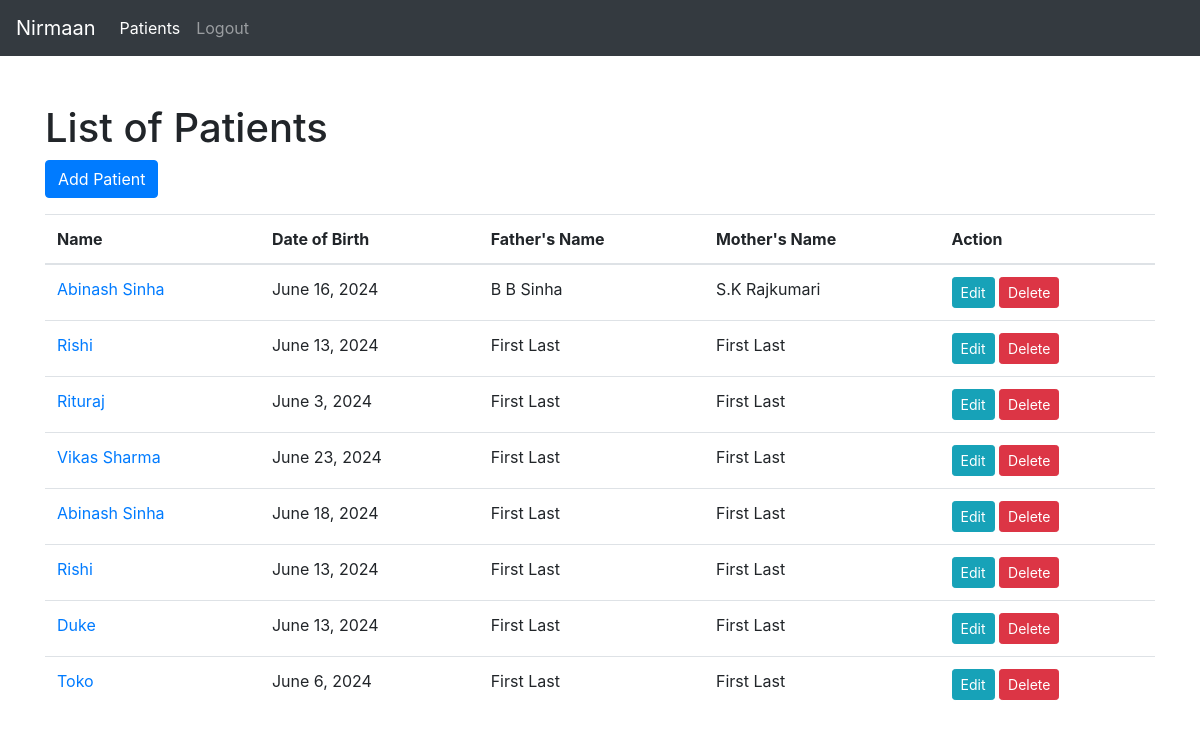
Before: / (signed in) with the older database file.
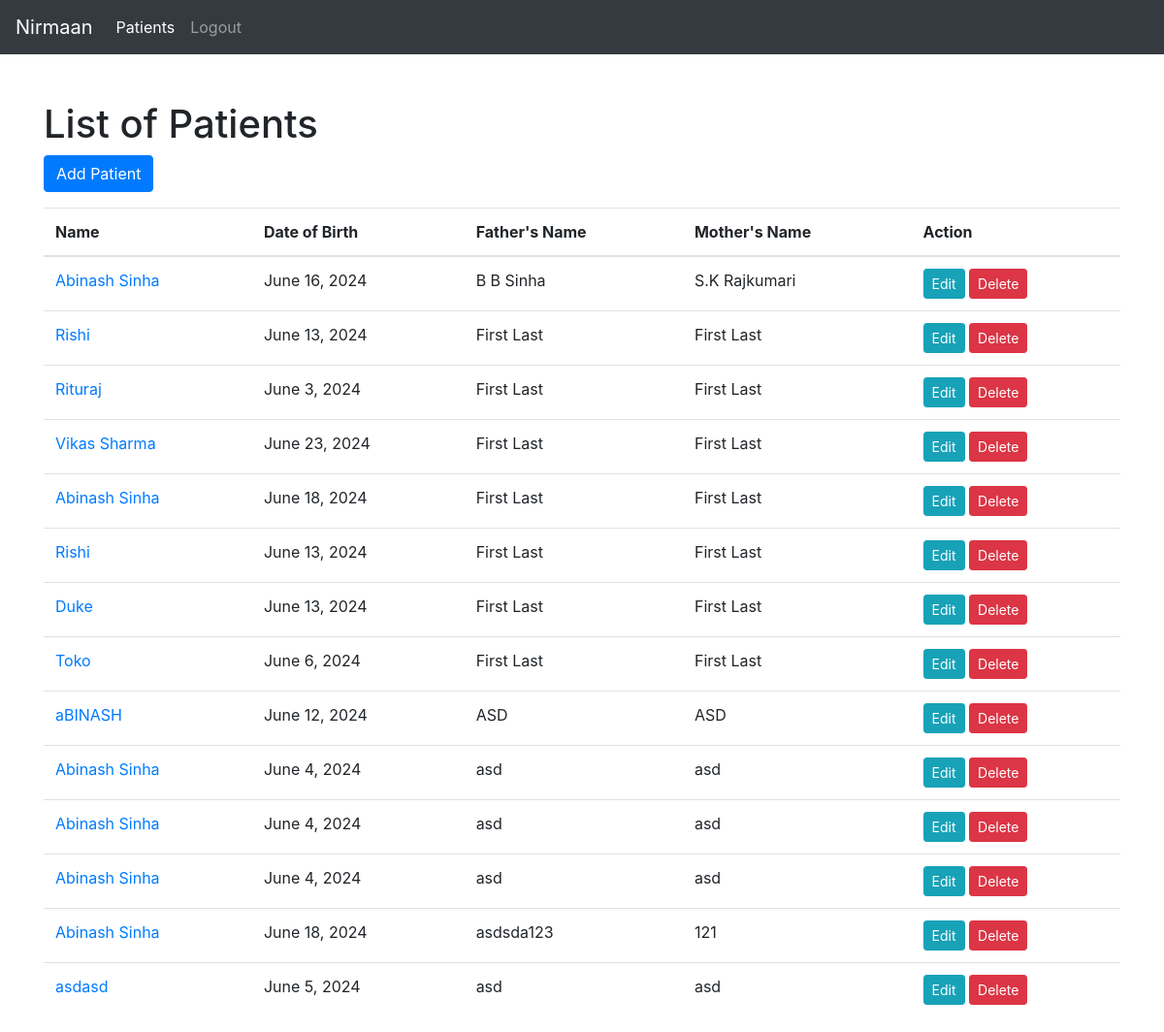
After: the same page with the newer database file.
### patient/models.py (models this page shows, shortened)
class Patient(models.Model):
    name = models.CharField(max_length=100)
    date_of_birth = models.DateField()
    father_name = models.CharField(max_length=100)
    mother_name = models.CharField(max_length=100)
    image = models.ImageField(upload_to='patient_images/', blank=True, null=True)

### patient/views.py (the view)
# urls.py: path('', views.get_patients, name='get_patients'),
@login_required()
def get_patients(request):
    patients = Patient.objects.all()
    return render(request, 'patient_list.html', {'patients': patients})

### templates/patient_list.html (shortened to what this page needs)
<!DOCTYPE html>
<html lang="en">
<head>
    <link rel="stylesheet" href="https://stackpath.bootstrapcdn.com/bootstrap/4.5.2/css/bootstrap.min.css">
</head>
<body>
<nav class="navbar navbar-expand-lg navbar-dark bg-dark">
    <a class="navbar-brand" href="{% url 'get_patients' %}">Nirmaan</a>
    <div class="collapse navbar-collapse justify-content-right" id="navbarSupportedContent">
        <ul class="navbar-nav">
            <li class="nav-item active">
                <a class="nav-link" href="{% url 'get_patients' %}">Patients</a>
            </li>
        </ul>
        <ul class="navbar-nav">
            {% if user.is_authenticated %}
                <li class="nav-item">
                    <a class="nav-link" href="{% url 'account_logout' %}">Logout</a>
                </li>
            {% else %}
                <li class="nav-item">
                    <a class="nav-link" href="{% url 'account_login' %}">Login</a>
                </li>
            {% endif %}
        </ul>
    </div>
</nav>
<div class="container mt-5">
    <h1>List of Patients</h1>
    <a href="{% url 'add_patient' %}" class="btn btn-primary mb-3">Add Patient</a>
    <table class="table">
        <thead>
            <tr>
                <th>Name</th>
                <th>Date of Birth</th>
                <th>Father's Name</th>
                <th>Mother's Name</th>
                <th>Action</th>
            </tr>
        </thead>
        <tbody>
            {% for patient in patients %}
            <tr>
                <td><a href="{% url 'view_patient' patient.id %}">{{ patient.name }}</a></td>
                <td>{{ patient.date_of_birth }}</td>
                <td>{{ patient.father_name }}</td>
                <td>{{ patient.mother_name }}</td>
                <td>
                    <a href="{% url 'edit_patient' patient.id %}" class="btn btn-info btn-sm">Edit</a>
                    <form action="{% url 'delete_patient' patient.id %}" method="post" style="display: inline;">
                        <button type="submit" class="btn btn-danger btn-sm">Delete</button>
                    </form>
                </td>
            </tr>
            {% endfor %}
        </tbody>
    </table>
</div>
</body>
</html>

Changed rows visible on the page:
added Patient: name "aBINASH", date_of_birth "June 12, 2024", father_name "ASD", mother_name "ASD"
added Patient: name "Abinash Sinha", date_of_birth "June 4, 2024", father_name "asd", mother_name "asd"
added Patient: name "Abinash Sinha", date_of_birth "June 4, 2024", father_name "asd", mother_name "asd"
added Patient: name "Abinash Sinha", date_of_birth "June 4, 2024", father_name "asd", mother_name "asd"
added Patient: name "Abinash Sinha", date_of_birth "June 18, 2024", father_name "asdsda123", mother_name "121"
added Patient: name "asdasd", date_of_birth "June 5, 2024", father_name "asd", mother_name "asd"
